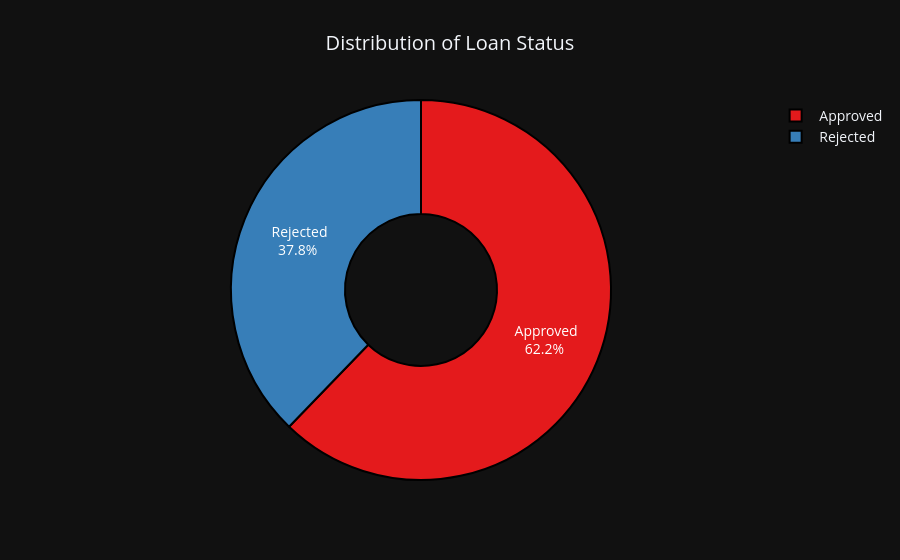

The code cell stored with this chart in its notebook:
### Code cell
loan_status_counts = df[' loan_status'].value_counts().reset_index()
loan_status_counts.columns = ['loan_status', 'count']


fig = px.pie(
    loan_status_counts, 
    values='count', 
    names='loan_status', 
    title='Distribution of Loan Status',
    color_discrete_sequence=px.colors.qualitative.Set1, 
    template='plotly_dark',                             
    hole=0.4                                           
)

# Bước 3: Tinh chỉnh hiển thị
fig.update_traces(
    textposition='inside', 
    textinfo='percent+label',
    marker=dict(line=dict(color='#000000', width=2)) 
)

fig.update_layout(
    title_x=0.5,
    font=dict(size=14)
)

fig.show()

### Figure 1 — Plotly figure (JSON) as saved in the notebook; plotly's stock layout.template omitted (floating-point values rounded to 4 significant figures)
{"data": [{"domain": {"x": [0, 1], "y": [0, 1]}, "hole": 0.4, "hovertemplate": "loan_status=%{label}<br>count=%{value}<extra></extra>", "labels": [" Approved", " Rejected"], "legendgroup": "", "marker": {"line": {"color": "#000000", "width": 2}}, "name": "", "showlegend": true, "textinfo": "percent+label", "textposition": "inside", "type": "pie", "values": [2656, 1613]}], "layout": {"font": {"size": 14}, "legend": {"tracegroupgap": 0}, "piecolorway": ["rgb(228,26,28)", "rgb(55,126,184)", "rgb(77,175,74)", "rgb(152,78,163)", "rgb(255,127,0)", "rgb(255,255,51)", "rgb(166,86,40)", "rgb(247,129,191)", "rgb(153,153,153)"], "title": {"text": "Distribution of Loan Status", "x": 0.5}}}
